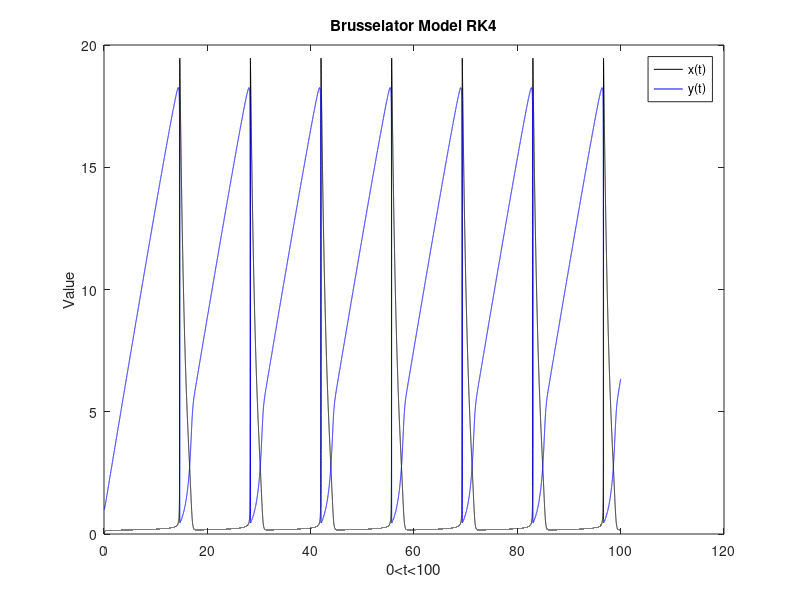
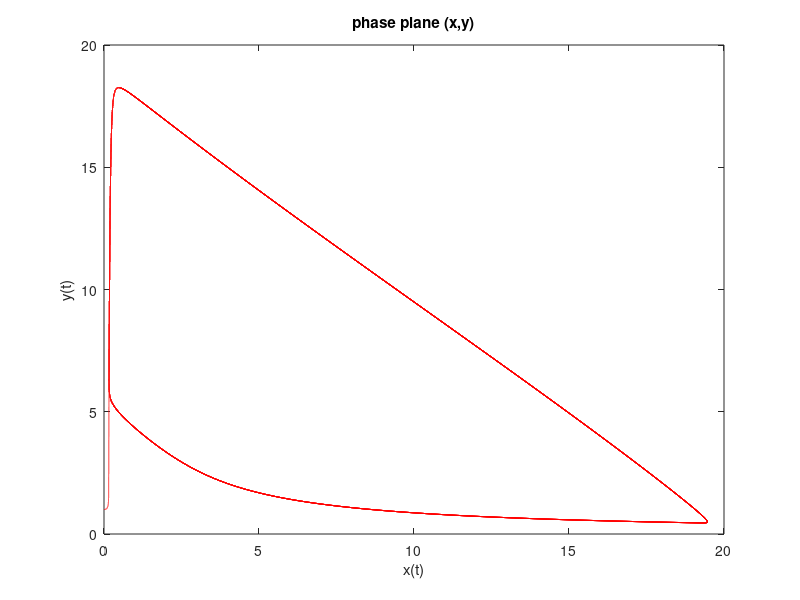

Source code (MATLAB) for these figures, in order:
clear all 
clc
t_init=0; 
t_fin=100;
x_init=0;
y_init=1;
h=0.001;
steps=(t_fin-t_init)/h;

A=1.4218;
B=8.7472;

t_vals_RK4=zeros(1,steps+1);
x_vals_RK4=zeros(1,steps+1);
y_vals_RK4=zeros(1,steps+1);
t_vals_RK4(1)=t_init;
x_vals_RK4(1)=x_init;
y_vals_RK4(1)=y_init;

fx=@(t_vals_RK4,x_vals_RK4,y_vals_RK4)(A-B*x_vals_RK4+x_vals_RK4^2*y_vals_RK4-x_vals_RK4);
fy=@(t_vals_RK4,x_vals_RK4,y_vals_RK4)(B*x_vals_RK4-x_vals_RK4^2*y_vals_RK4);

for i=2:steps+1
    t_vals_RK4(i)=t_vals_RK4(i-1)+h;
    k1_x=h*fx(t_vals_RK4(i-1),x_vals_RK4(i-1),y_vals_RK4(i-1));
    k1_y=h*fy(t_vals_RK4(i-1),x_vals_RK4(i-1),y_vals_RK4(i-1));
    
    k2_x=h*fx(t_vals_RK4(i-1)+h/2,x_vals_RK4(i-1)+k1_x/2,y_vals_RK4(i-1)+k1_y/2);
    k2_y=h*fy(t_vals_RK4(i-1)+h/2,x_vals_RK4(i-1)+k1_y/2,y_vals_RK4(i-1)+k1_y/2);
    
    k3_x=h*fx(t_vals_RK4(i-1)+h/2,x_vals_RK4(i-1)+k2_x/2,y_vals_RK4(i-1)+k2_y/2);
    k3_y=h*fy(t_vals_RK4(i-1)+h/2,x_vals_RK4(i-1)+k2_y/2,y_vals_RK4(i-1)+k2_y/2);
    
    k4_x=h*fx(t_vals_RK4(i),x_vals_RK4(i-1)+k3_x,y_vals_RK4(i-1)+k3_y);
    k4_y=h*fy(t_vals_RK4(i),x_vals_RK4(i-1)+k3_x,y_vals_RK4(i-1)+k3_y);
    x_vals_RK4(i)=x_vals_RK4(i-1)+1/6*(k1_x+2*k2_x+2*k3_x+k4_x);
    y_vals_RK4(i)=y_vals_RK4(i-1)+1/6*(k1_y+2*k2_y+2*k3_y+k4_y);
end

% digits(25)
% a=x_vals_RK4(end);
% b=y_vals_RK4(end);
% a_RK4=vpa(a)
% b_RK4=vpa(b)

figure(1)
plot(t_vals_RK4,x_vals_RK4,'k-')
hold on
plot(t_vals_RK4,y_vals_RK4,'b-')
title('Brusselator Model RK4')
xlabel('0<t<100')
ylabel('Value')
legend('x(t)','y(t)')
hold off


figure(2)
plot(x_vals_RK4,y_vals_RK4,'r-')
title('phase plane (x,y)')
xlabel('x(t)')
ylabel('y(t)')    